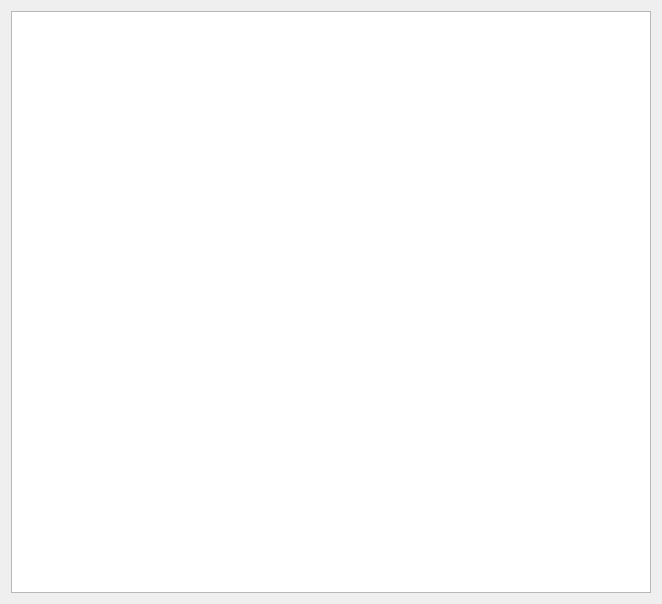
<?xml version="1.0" encoding="UTF-8"?>
<ui version="4.0">
 <class>ShowReadOnlyTextDialog</class>
 <widget class="QDialog" name="ShowReadOnlyTextDialog">
  <property name="geometry">
   <rect>
    <x>0</x>
    <y>0</y>
    <width>662</width>
    <height>604</height>
   </rect>
  </property>
  <property name="windowTitle">
   <string>Dialog</string>
  </property>
  <property name="styleSheet">
   <string notr="true">QTextBrowser{
	font: 12pt &quot;Consolas&quot;;
}</string>
  </property>
  <layout class="QGridLayout" name="gridLayout">
   <item row="0" column="0">
    <widget class="QTextBrowser" name="tBrow_showText"/>
   </item>
  </layout>
 </widget>
 <resources/>
 <connections/>
</ui>
